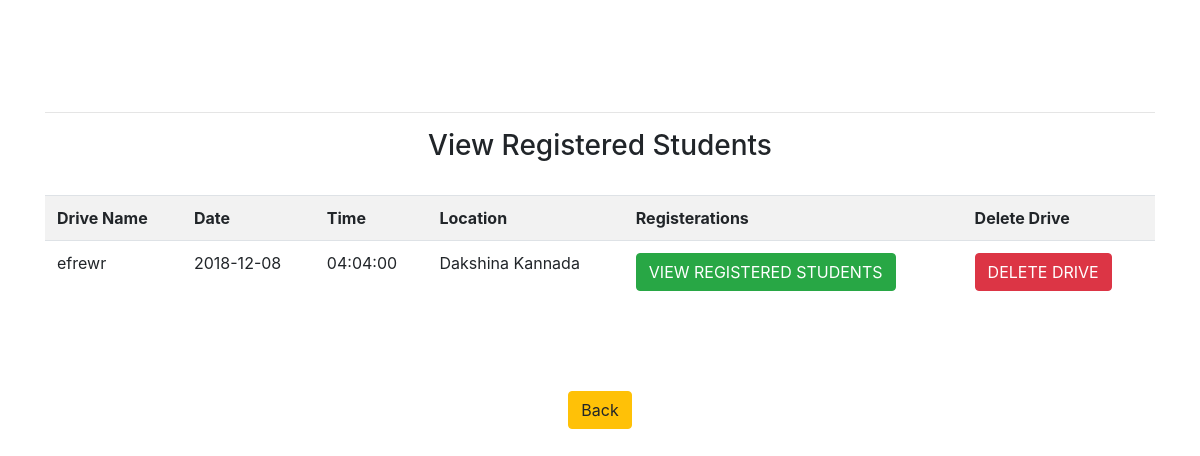
Page /managedrives.php (signed in) on the committed database.
### tables this page shows
CREATE TABLE `drives` (
  `dr_id` int(11) NOT NULL,
  `drname` varchar(40) NOT NULL,
  `drdetails` varchar(500) NOT NULL,
  `drdate` date NOT NULL,
  `drtime` time NOT NULL,
  `drlocation` varchar(60) NOT NULL,
  `drtype` varchar(50) NOT NULL,
  `drbranch` varchar(20) NOT NULL,
  `drcutoff` float NOT NULL
);

### managedrives.php (the view, shortened to what this page needs)
<html>
    <head>
       <link rel="stylesheet" href="css/bs.css">
    </head>
<body><br><br><center>
<div class="container">
<br><br><hr><h3>View Registered Students</h3><br>
<?php
$event="SELECT * FROM drives";
$result = mysqli_query($sccon,$event);
echo "<table class='table table-striped'> <tr><th>Drive Name</th> <th>Date</th> <th>Time</th> <th>Location</th> <th>Registerations</th><th>Delete Drive</th></tr>";
while($row = mysqli_fetch_array($result)) {
    echo "<tr>";
    echo "<td>".$row['drname']."</td>";
    $t=$row['dr_id'];
    echo "<td>".$row['drdate']."</td>";
    echo "<td>".$row['drtime']."</td>";
    echo "<td>".$row['drlocation']."</td>";
    echo "<td><a href='registered.php?q=".$t."'><button class='btn btn-success'>VIEW REGISTERED STUDENTS</button></td>";
    echo "<td><a href='ups.php?d=".$t."'><button class='btn btn-danger'>DELETE DRIVE</button></td>";
    echo "</tr>";
}
echo "</table><br>";
?>
<br><br><a href='add.php'><button class="btn btn-warning">Back</button></a></center>
</div></body>
</html>

### rows in the picture
drives: drname "efrewr", drdate "2018-12-08", drtime "04:04:00", drlocation "Dakshina Kannada"
